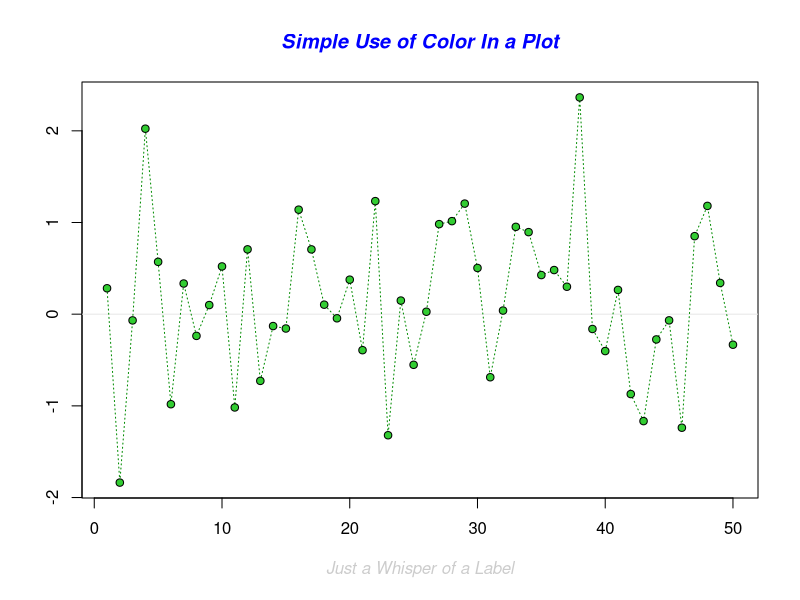
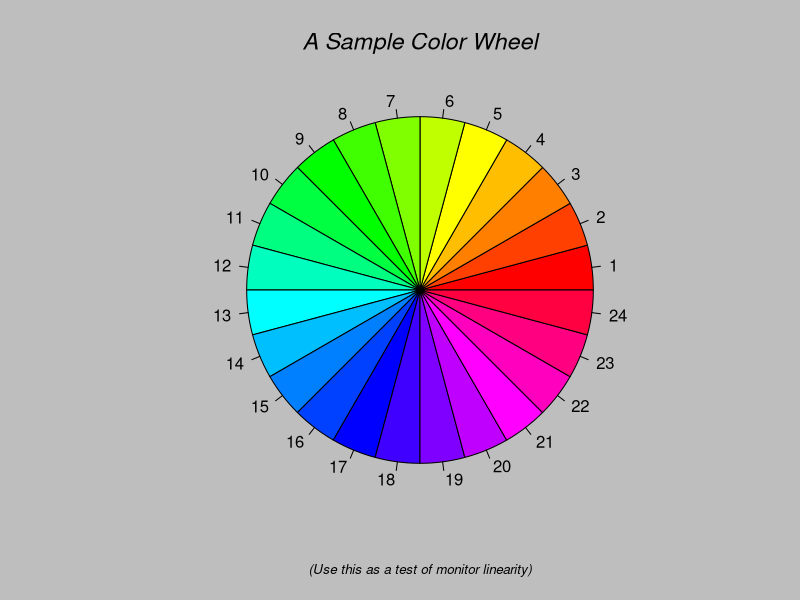
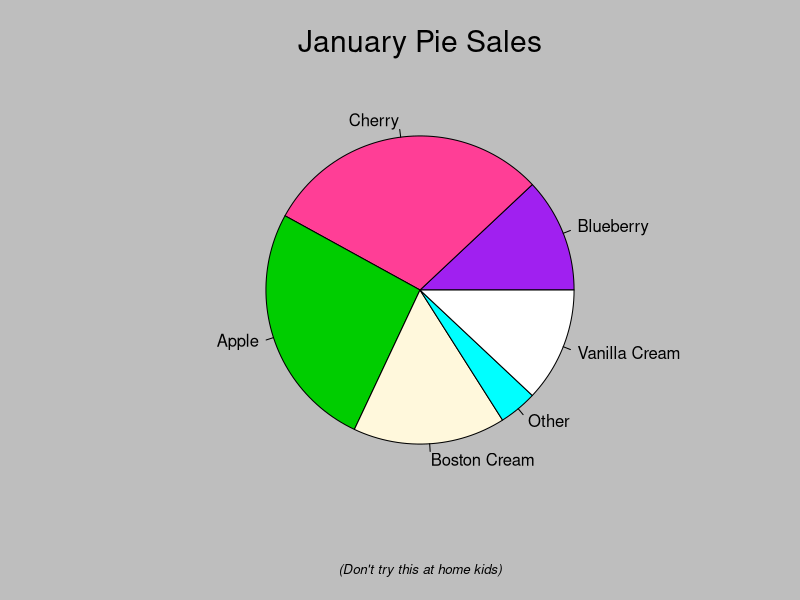
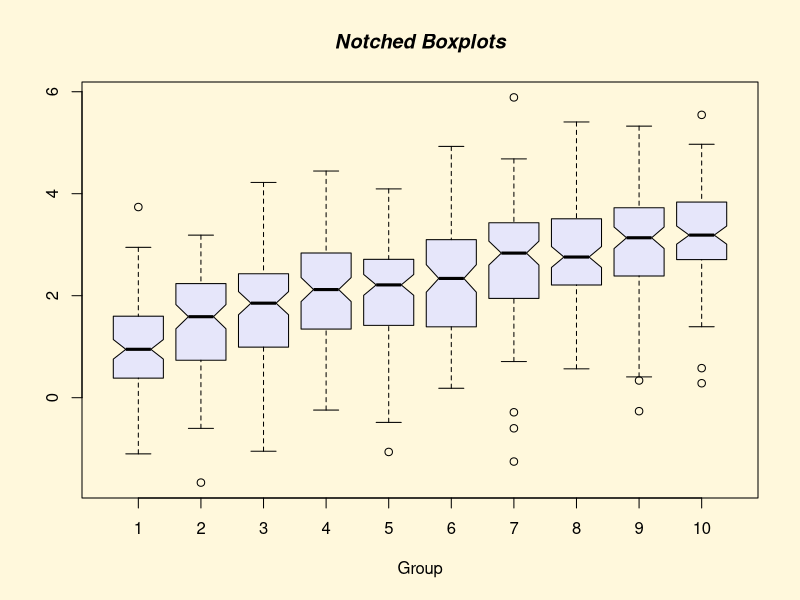
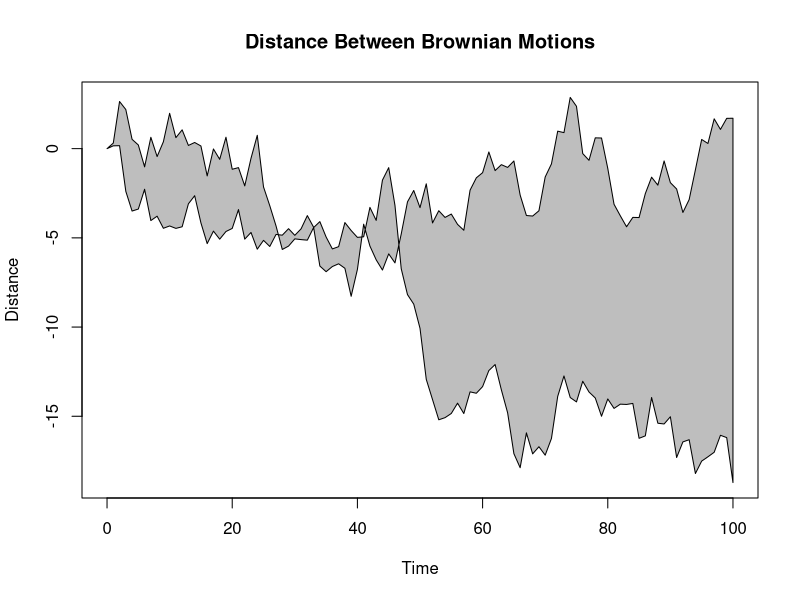
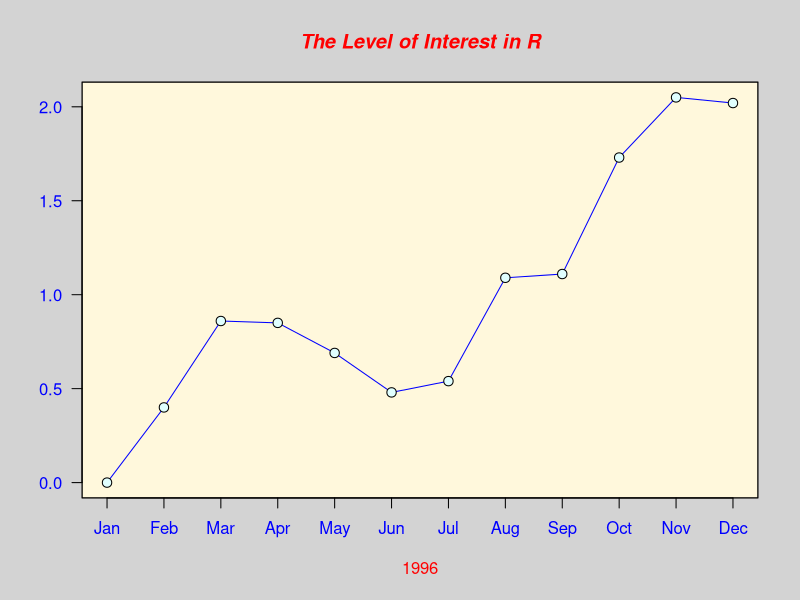
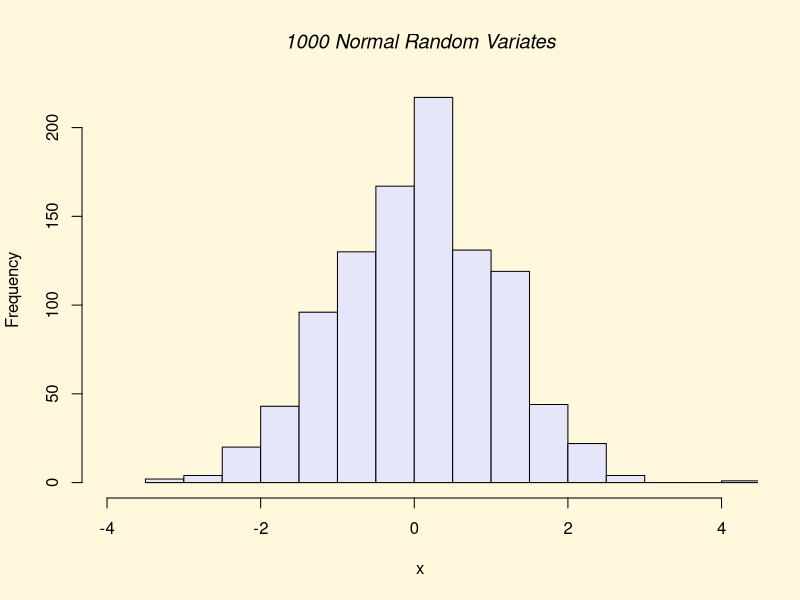
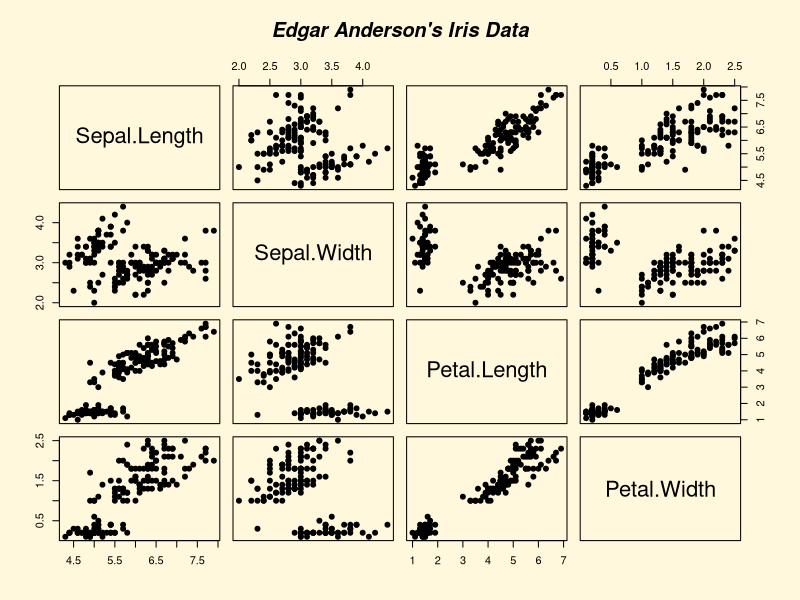

Recreate these plots in R, in order.
# gráficos em R

search()
demo('graphics')

x = 5:7
y = 8:10

plot(x,y)

altura <- c(145,167, 176, 123,150)
largura <- c(51,63,64,40, 55)
plot(altura,largura)


plot(lynx)
plot(lynx, ylab='Plots com Dataframes', xlab='')
plot(lynx, ylab='Plots com Dataframes', xlab='Observações')
plot(lynx, main='Plots com Dataframes', col='red')
plot(lynx, main='Plots com Dataframes', col.main ='red')
plot(lynx, main='Plots com Dataframes', col.main ='red', cex.main = 1.5)

library(datasets)
hist(warpbreaks$breaks)

airquality
transform(airquality, Month =factor(Month))
boxplot(Ozone ~Month, airquality, xlab = 'Month', ylab='Ozone (ppb)')

par()
par('pch')
par('lty')

x = 2:4
plot(x, pch='c')
par(mfrow = c(2,2), col.axis = "red")
plot(1:8, las = 0, xlab = "xlab", ylab = "ylab", main = "LAS = 0")
plot(1:8, las = 1, xlab = "xlab", ylab = "ylab", main = "LAS = 1")
plot(1:8, las = 2, xlab = "xlab", ylab = "ylab", main = "LAS = 2")
plot(1:8, las = 3, xlab = "xlab", ylab = "ylab", main = "LAS = 3")
legend("topright", pch = 1, col = c("blue", "red"), legend = c("Var1","Var2"))
par(mfrow = c(1,1))

# Cores disponíveis
colors()

# Salvando os gráficos

# png
png("Grafico1.png", width = 500, height = 500, res = 72)

plot(iris$Sepal.Length, iris$Petal.Length,
     col = iris$Species,
     main = "Gráfico gerado a partir do Iris")

dev.off()

